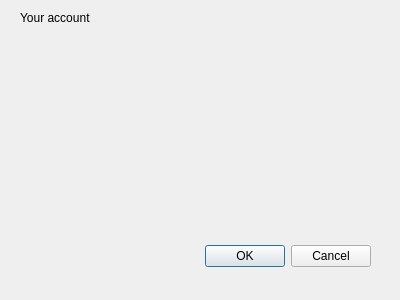
<?xml version="1.0" encoding="UTF-8"?>
<ui version="4.0">
 <class>Secondwindow</class>
 <widget class="QDialog" name="Secondwindow">
  <property name="geometry">
   <rect>
    <x>0</x>
    <y>0</y>
    <width>400</width>
    <height>300</height>
   </rect>
  </property>
  <property name="windowTitle">
   <string>Dialog</string>
  </property>
  <widget class="QDialogButtonBox" name="buttonBox">
   <property name="geometry">
    <rect>
     <x>30</x>
     <y>240</y>
     <width>341</width>
     <height>32</height>
    </rect>
   </property>
   <property name="orientation">
    <enum>Qt::Horizontal</enum>
   </property>
   <property name="standardButtons">
    <set>QDialogButtonBox::Cancel|QDialogButtonBox::Ok</set>
   </property>
  </widget>
  <widget class="QLabel" name="label">
   <property name="geometry">
    <rect>
     <x>20</x>
     <y>10</y>
     <width>231</width>
     <height>16</height>
    </rect>
   </property>
   <property name="text">
    <string>Your account</string>
   </property>
  </widget>
 </widget>
 <resources/>
 <connections>
  <connection>
   <sender>buttonBox</sender>
   <signal>accepted()</signal>
   <receiver>Secondwindow</receiver>
   <slot>accept()</slot>
   <hints>
    <hint type="sourcelabel">
     <x>248</x>
     <y>254</y>
    </hint>
    <hint type="destinationlabel">
     <x>157</x>
     <y>274</y>
    </hint>
   </hints>
  </connection>
  <connection>
   <sender>buttonBox</sender>
   <signal>rejected()</signal>
   <receiver>Secondwindow</receiver>
   <slot>reject()</slot>
   <hints>
    <hint type="sourcelabel">
     <x>316</x>
     <y>260</y>
    </hint>
    <hint type="destinationlabel">
     <x>286</x>
     <y>274</y>
    </hint>
   </hints>
  </connection>
 </connections>
</ui>
